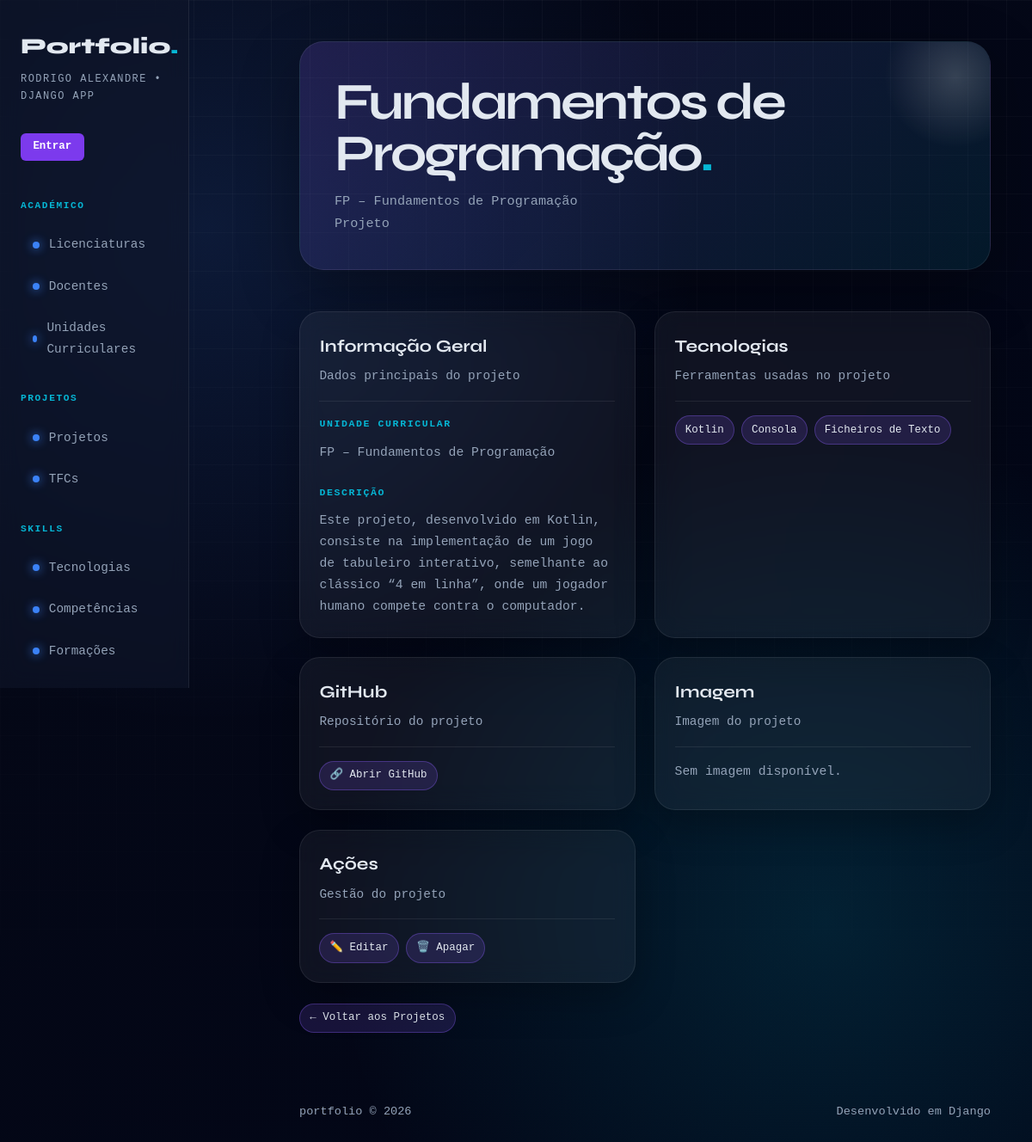
The app's page /portfolio/projetos/1/ with its own data.
### portfolio/models.py (models this page shows, shortened)
class Projeto(models.Model):
    titulo = models.CharField(max_length=200)
    descricao = models.TextField()
    conceitos_aplicados = models.TextField(blank=True)
    url_github = models.URLField(blank=True)
    data_inicio = models.DateField(null=True, blank=True)
    data_fim = models.DateField(null=True, blank=True)
    foto = models.ImageField(upload_to="projetos/", blank=True, null=True)
    video = models.URLField(blank=True, null=True)
    uc = models.ForeignKey(
        UnidadeCurricular,
        on_delete=models.CASCADE,
        related_name="projetos"
    )
    tecnologias = models.ManyToManyField(
        Tecnologia, blank=True, related_name="projetos"
    )
    class Meta:
        verbose_name_plural = "Projetos"

class UnidadeCurricular(models.Model):
    nome = models.CharField(max_length=200)
    sigla = models.CharField(max_length=20, blank=True)
    ano_curricular = models.IntegerField()
    semestre = models.IntegerField()
    ects = models.IntegerField()
    apresentacao = models.TextField(blank=True)
    codigo_curso = models.IntegerField(null=True, blank=True)
    codigo_uc = models.IntegerField(null=True, blank=True)
    licenciatura = models.ForeignKey(
        Licenciatura, on_delete=models.CASCADE, related_name="ucs"
    )
    docentes = models.ManyToManyField(
        Docente, blank=True, related_name="ucs"
    )
    objetivos = models.TextField(blank=True)
    programa = models.TextField(blank=True)
    metodologia = models.TextField(blank=True)
    bibliografia = models.TextField(blank=True)
    natureza = models.CharField(max_length=50, blank=True)
    class Meta:
        verbose_name_plural = "Unidades Curriculares"

class Tecnologia(models.Model):
    nome = models.CharField(max_length=100)
    descricao = models.TextField(blank=True)
    categoria = models.CharField(max_length=100)
    logo = models.ImageField(upload_to="tecnologias/", blank=True, null=True)
    url = models.URLField(blank=True)
    interesse = models.IntegerField(null=True, blank=True)
    class Meta:
        verbose_name_plural = "Tecnologias"

### portfolio/views.py (the view)
# urls.py: path('projetos/<int:projeto_id>/', views.projeto_detail_view, name='projeto_detail'),
def projeto_detail_view(request, projeto_id):
    projeto = get_object_or_404(Projeto, id=projeto_id)
    return render(request, 'portfolio/projeto_detail.html', {
        'projeto': projeto
    })

### portfolio/templates/portfolio/projeto_detail.html
{% extends "portfolio/base.html" %}
{% block content %}
<div class="page-header">
    <div>
        <h2>{{ projeto.titulo }}<span>.</span></h2>
        <p>
            {% if projeto.uc %}
                {{ projeto.uc.sigla }} – {{ projeto.uc.nome }}
            {% else %}
                Projeto académico
            {% endif %}
        </p>
    </div>
    <span class="page-count">Projeto</span>
</div>
<section class="grid">
    <article class="card">
        <header>
            <h3>Informação Geral</h3>
            <p>Dados principais do projeto</p>
        </header>
        <section>
            {% if projeto.uc %}
                <h4>Unidade Curricular</h4>
                <p>{{ projeto.uc.sigla }} – {{ projeto.uc.nome }}</p>
                <br>
            {% endif %}
            <h4>Descrição</h4>
            {% if projeto.descricao %}
                <p>{{ projeto.descricao }}</p>
            {% else %}
                <p>Sem descrição disponível.</p>
            {% endif %}
        </section>
    </article>
    <article class="card">
        <header>
            <h3>Tecnologias</h3>
            <p>Ferramentas usadas no projeto</p>
        </header>
        <section>
            <ul class="tag-list">
                {% for tec in projeto.tecnologias.all %}
                    <li>{{ tec.nome }}</li>
                {% empty %}
                    <li>Sem tecnologias</li>
                {% endfor %}
            </ul>
        </section>
    </article>
    <article class="card">
        <header>
            <h3>GitHub</h3>
            <p>Repositório do projeto</p>
        </header>
        <section>
            {% if projeto.url_github %}
                <a href="{{ projeto.url_github }}"
                   target="_blank"
                   class="badge"
                   style="text-decoration:none;">
                    🔗 Abrir GitHub
                </a>
            {% else %}
                <p>Sem link GitHub disponível.</p>
            {% endif %}
        </section>
    </article>
    <article class="card">
        <header>
            <h3>Imagem</h3>
            <p>Imagem do projeto</p>
        </header>
        <section>
            {% if projeto.foto %}
                <img src="{{ projeto.foto.url }}"
                     alt="{{ projeto.titulo }}"
                     style="
                        width: 100%;
                        max-height: 260px;
                        object-fit: cover;
                        border-radius: 18px;
                        border: 1px solid var(--border);
                     ">
            {% else %}
                <p>Sem imagem disponível.</p>
            {% endif %}
        </section>
    </article>
    <article class="card">
        <header>
            <h3>Ações</h3>
            <p>Gestão do projeto</p>
        </header>
        <section>
            <a href="{% url 'projeto_update' projeto.id %}" class="badge" style="text-decoration:none;">
                ✏️ Editar
            </a>
            <a href="{% url 'projeto_delete' projeto.id %}" class="badge" style="text-decoration:none;">
                🗑️ Apagar
            </a>
        </section>
    </article>
</section>
<br>
<a href="{% url 'projetos' %}" class="badge" style="text-decoration: none;">
    ← Voltar aos Projetos
</a>
{% endblock %}

### portfolio/static/portfolio/styles.css (style rules this page uses)
* { margin: 0; padding: 0; box-sizing: border-box; }
:root { --bg: #050816; --surface: rgba(15, 23, 42, 0.7); --border: rgba(255, 255, 255, 0.08); --accent: #3b82f6; --accent2: #06b6d4; --text: #e2e8f0; --muted: #94a3b8; --card: rgba(255, 255, 255, 0.05); }
html { scroll-behavior: smooth; }
body { background: radial-gradient(circle at 20% 20%, rgba(59,130,246,0.15), transparent 40%), radial-gradient(circle at 80% 80%, rgba(6,182,212,0.15), transparent 40%), linear-gradient(135deg, #050816, #020617); color: var(--text); font-family: 'DM Mono', monospace; font-size: 14px; line-height: 1.7; min-height: 100vh; }
body::before { content: ""; position: fixed; inset: 0; background-image: linear-gradient(rgba(255,255,255,0.03) 1px, transparent 1px), linear-gradient(90deg, rgba(255,255,255,0.03) 1px, transparent 1px); background-size: 45px 45px; pointer-events: none; mask-image: linear-gradient(to bottom, black, transparent); }
.page-header { position: relative; margin-bottom: 3rem; padding: 2.5rem; border-radius: 28px; background: linear-gradient(135deg, rgba(139,92,246,0.18), rgba(6,182,212,0.10)); border: 1px solid var(--border); box-shadow: 0 25px 70px rgba(0,0,0,0.30); overflow: hidden; }
.page-header::after { content: ""; position: absolute; width: 180px; height: 180px; right: -50px; top: -50px; background: radial-gradient(circle, rgba(255,255,255,0.18), transparent 65%); border-radius: 50%; }
.page-header h2 { font-family: 'Syne', sans-serif; font-size: clamp(2rem, 5vw, 4rem); line-height: 1; letter-spacing: -0.05em; margin-bottom: 0.8rem; }
.page-header h2 span { color: var(--accent2); }
.page-header p, .page-count { color: var(--muted); font-size: 0.95rem; }
section.grid { display: grid; grid-template-columns: repeat(auto-fit, minmax(280px, 1fr)); gap: 1.4rem; }
article.card { position: relative; padding: 1.4rem; background: var(--card); border: 1px solid var(--border); border-radius: 24px; backdrop-filter: blur(14px); box-shadow: 0 18px 45px rgba(0,0,0,0.25); overflow: hidden; transition: 0.25s ease; animation: fadeUp 0.5s ease both; }
article.card::before { content: ""; position: absolute; inset: 0; background: linear-gradient(135deg, rgba(139,92,246,0.18), transparent 45%); opacity: 0; transition: 0.25s ease; }
article.card > * { position: relative; z-index: 1; }
article.card header { border-bottom: 1px solid var(--border); padding-bottom: 1rem; margin-bottom: 1rem; }
article.card header h3 { font-family: 'Syne', sans-serif; font-size: 1.25rem; margin-bottom: 0.35rem; }
article.card header p { color: var(--muted); font-size: 0.9rem; }
article.card section h4 { color: var(--accent2); font-size: 0.72rem; text-transform: uppercase; letter-spacing: 0.14em; margin-bottom: 0.7rem; }
article.card section p { color: var(--muted); font-size: 0.92rem; line-height: 1.7; }
ul.tag-list { list-style: none; display: flex; flex-wrap: wrap; gap: 0.5rem; }
ul.tag-list li, .badge { display: inline-block; padding: 0.35rem 0.7rem; border-radius: 999px; background: rgba(139,92,246,0.16); color: var(--text); border: 1px solid rgba(139,92,246,0.35); font-size: 0.78rem; }

### records on screen
Projeto: titulo "Fundamentos de Programação", uc.sigla "FP", uc.nome "Fundamentos de Programação", descricao "Este projeto, desenvolvido em Kotlin, consiste na implementação de um jogo de tabuleiro interativo, semelhante ao clássico “4 em linha”, onde um jogador humano compete contra o computador."
Tecnologia: nome "Kotlin"
Tecnologia: nome "Consola"
Tecnologia: nome "Ficheiros de Texto"
